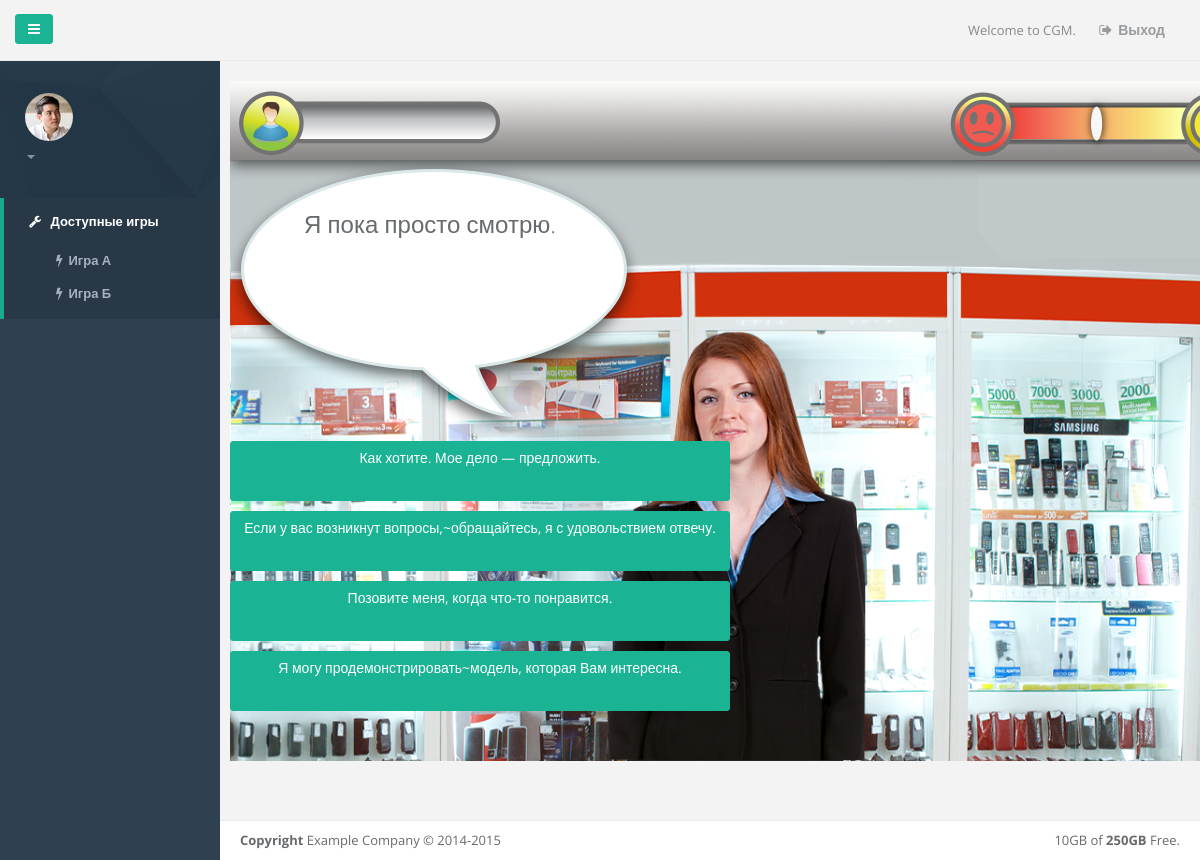
Page /tree/4 on the committed database.
### tree/models.py (models this page shows, shortened)
class Answer(models.Model):
    text_answer = models.CharField(max_length=200, verbose_name='Текст ответа')
    depth = models.IntegerField(default=0)

class Questions(models.Model):
    text_questions = models.CharField(
        max_length=200, verbose_name='Текст Вопроса')
    relation_answer = models.ForeignKey(Answer)
    point_answer = models.IntegerField(default=0, verbose_name='Очки ответа')
    question_answer = models.IntegerField(default=0)

### tree/views.py (the view)
# urls.py: url(r'^(?P<answer_id>.*)$', index, name='share'),
def index(request, answer_id=1):
    context = {}
    answer = Answer.objects.get(id=answer_id)
    questions = Questions.objects.filter(relation_answer_id=answer.id)
    context['answer'] = answer
    context['questions'] = questions
    return render(request, 'gameplace.html', context)

### templates/gameplace.html (shortened to what this page needs)
{% extends "base.html" %}
{% block partleft %}
	{% include 'part_left.html' %}
{% endblock %}
{% block parttop %}
	{% include 'part_top.html' %}
{% endblock %}
{% block partmiddle %}
<div class="row animated fadeInUp">
	<form id="GamePlayForm" align="center" style="width:1024px; height:680px; background-image:url(/static/game_01_img/location.png); background-repeat:no-repeat">
		<div style="z-index:5; height:79px;">
			<table id="GamePlay_Tb1" style="width:100%;">
				<tr style="width:100%; ">
					<td align="center" style="width:25%; height:100%;">
						<img ID="img_points" src="/static/game_01_img/points_000.png" />
					</td>
					<td style="width:50%; height:100%;">
					</td>
					<td align="center" style="width:25%; height:100%;">
						<img ID="img_emotions" src="/static/game_01_img/emotions_050.png" />
					</td>
				</tr>
			</table>
		</div>
		<div style="z-index:4; height:20px;">
		</div>
		<div style="z-index:4; height:135px;">
			<table id="Table1" style="height: 161%; width: 100%;">
				<tr>
					<td align="left" style="padding-left:45px; padding-top:0px;">
					</td>
				</tr>
			</table>
		</div>
		<div style="z-index:3;">
			<table id="GamePlay_Tb2" style="width:100%;">
				<tr>
					<td style="vertical-align:bottom;">
						<div style="z-index:2;" align="center">
							<img ID="img_customer" BorderStyle="None" src="/static/game_01_img/ch_normal.png" Height="446px" Width="380px" />
						</div>
					</td>
				</tr>
			</table>
		</div>
		<div  class="answer">
			<h2>{{answer.text_answer}}</h2>
		</div>
		<div class = "project-btn-group" >
				{% for question in questions %}
			<a class = "btn-weight btn btn-primary "  href="/tree/{{ question.question_answer  }}" role="button">{{question.text_questions}}</a><br>
				{%endfor%}
		</div>
	</form>
</div>
{% endblock %}
{% block partfooter %}
	{% include 'part_footer.html' %}
{% endblock %}

### static/css/project.css (style rules this page uses)
.btn-weight { width: 500px; white-space: normal; margin-top: 10px; margin-right: 10px; height: 60px; }
.answer { width: 300px; white-space: normal; position: absolute; top :110px; left: 50px; }
.project-btn-group { margin-left: auto; margin-right: auto; position: absolute; top :350px; }

### rows in the picture
Answer: text_answer "Я пока просто смотрю."
Questions: text_questions "Как хотите. Мое дело — предложить."
Questions: text_questions "Если у вас возникнут вопросы,~обращайтесь, я с удовольствием отвечу."
Questions: text_questions "Позовите меня, когда что-то понравится."
Questions: text_questions "Я могу продемонстрировать~модель, которая Вам интересна."
